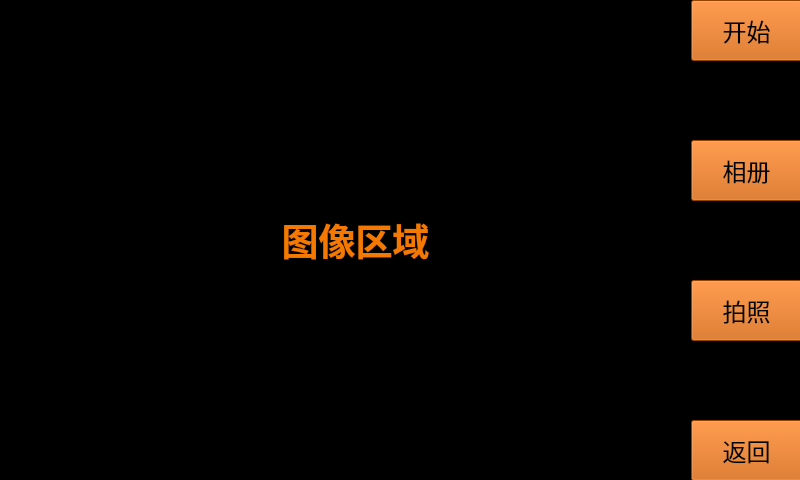
<?xml version="1.0" encoding="UTF-8"?>
<ui version="4.0">
 <class>V4l2</class>
 <widget class="QMainWindow" name="V4l2">
  <property name="geometry">
   <rect>
    <x>0</x>
    <y>0</y>
    <width>800</width>
    <height>480</height>
   </rect>
  </property>
  <property name="minimumSize">
   <size>
    <width>800</width>
    <height>480</height>
   </size>
  </property>
  <property name="maximumSize">
   <size>
    <width>800</width>
    <height>480</height>
   </size>
  </property>
  <property name="windowTitle">
   <string>MainWindow</string>
  </property>
  <widget class="QWidget" name="centralwidget">
   <property name="minimumSize">
    <size>
     <width>800</width>
     <height>480</height>
    </size>
   </property>
   <property name="maximumSize">
    <size>
     <width>800</width>
     <height>480</height>
    </size>
   </property>
   <property name="styleSheet">
    <string notr="true">background-color: rgb(0, 0, 0);</string>
   </property>
   <widget class="QLabel" name="video_text_label">
    <property name="geometry">
     <rect>
      <x>0</x>
      <y>0</y>
      <width>711</width>
      <height>480</height>
     </rect>
    </property>
    <property name="font">
     <font>
      <pointsize>28</pointsize>
      <weight>75</weight>
      <bold>true</bold>
     </font>
    </property>
    <property name="styleSheet">
     <string notr="true">color: rgb(245, 121, 0);</string>
    </property>
    <property name="text">
     <string>图像区域</string>
    </property>
    <property name="alignment">
     <set>Qt::AlignCenter</set>
    </property>
   </widget>
   <widget class="QWidget" name="layoutWidget">
    <property name="geometry">
     <rect>
      <x>691</x>
      <y>0</y>
      <width>111</width>
      <height>481</height>
     </rect>
    </property>
    <layout class="QVBoxLayout" name="verticalLayout" stretch="3,1,3,1,3,1,3">
     <property name="spacing">
      <number>0</number>
     </property>
     <item>
      <widget class="QPushButton" name="open_button">
       <property name="minimumSize">
        <size>
         <width>101</width>
         <height>61</height>
        </size>
       </property>
       <property name="font">
        <font>
         <pointsize>18</pointsize>
        </font>
       </property>
       <property name="styleSheet">
        <string notr="true">background-color: rgb(206, 92, 0);</string>
       </property>
       <property name="text">
        <string>开始</string>
       </property>
      </widget>
     </item>
     <item>
      <spacer name="verticalSpacer_2">
       <property name="orientation">
        <enum>Qt::Vertical</enum>
       </property>
       <property name="sizeHint" stdset="0">
        <size>
         <width>20</width>
         <height>40</height>
        </size>
       </property>
      </spacer>
     </item>
     <item>
      <widget class="QPushButton" name="photo_button">
       <property name="minimumSize">
        <size>
         <width>101</width>
         <height>61</height>
        </size>
       </property>
       <property name="font">
        <font>
         <pointsize>18</pointsize>
        </font>
       </property>
       <property name="styleSheet">
        <string notr="true">background-color: rgb(206, 92, 0);</string>
       </property>
       <property name="text">
        <string>相册</string>
       </property>
      </widget>
     </item>
     <item>
      <spacer name="verticalSpacer_3">
       <property name="orientation">
        <enum>Qt::Vertical</enum>
       </property>
       <property name="sizeHint" stdset="0">
        <size>
         <width>20</width>
         <height>40</height>
        </size>
       </property>
      </spacer>
     </item>
     <item>
      <widget class="QPushButton" name="takephoto_button">
       <property name="minimumSize">
        <size>
         <width>101</width>
         <height>61</height>
        </size>
       </property>
       <property name="font">
        <font>
         <pointsize>18</pointsize>
        </font>
       </property>
       <property name="styleSheet">
        <string notr="true">background-color: rgb(206, 92, 0);</string>
       </property>
       <property name="text">
        <string>拍照</string>
       </property>
       <property name="iconSize">
        <size>
         <width>16</width>
         <height>16</height>
        </size>
       </property>
      </widget>
     </item>
     <item>
      <spacer name="verticalSpacer_4">
       <property name="orientation">
        <enum>Qt::Vertical</enum>
       </property>
       <property name="sizeHint" stdset="0">
        <size>
         <width>20</width>
         <height>40</height>
        </size>
       </property>
      </spacer>
     </item>
     <item>
      <widget class="QPushButton" name="back_tomain_button">
       <property name="minimumSize">
        <size>
         <width>101</width>
         <height>61</height>
        </size>
       </property>
       <property name="font">
        <font>
         <pointsize>18</pointsize>
        </font>
       </property>
       <property name="styleSheet">
        <string notr="true">background-color: rgb(206, 92, 0);</string>
       </property>
       <property name="text">
        <string>返回</string>
       </property>
      </widget>
     </item>
    </layout>
   </widget>
  </widget>
 </widget>
 <resources/>
 <connections/>
</ui>
